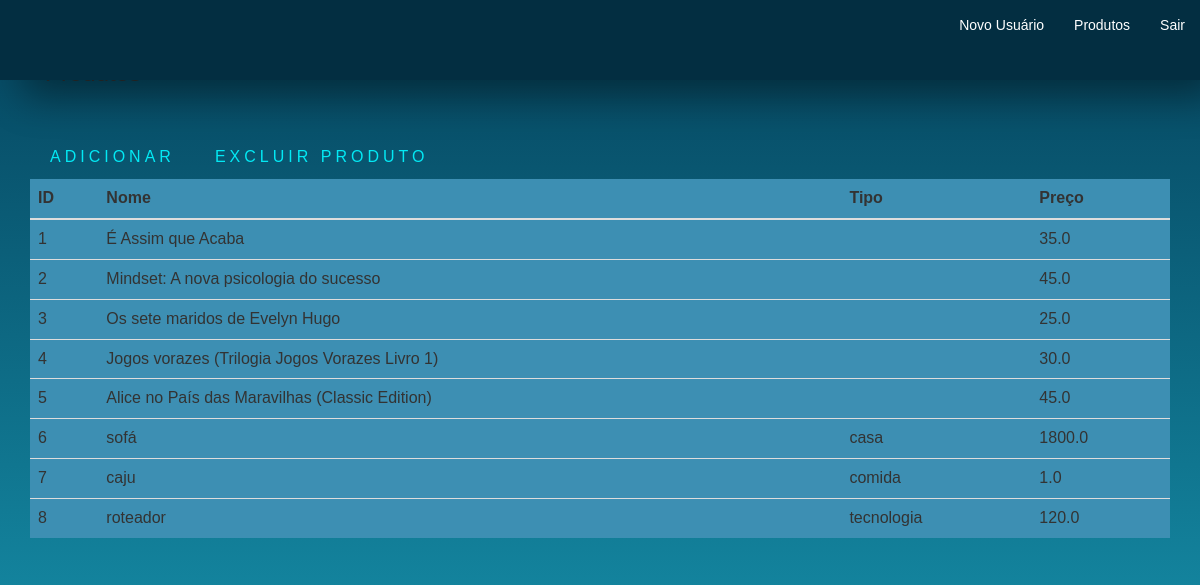
The app's page /produtos (signed in) with its own data.
### aplicacao/models/__init__.py (models this page shows)
class Produtos(db.Model):
    id = db.Column(db.Integer, primary_key=True)
    nome = db.Column(db.String(50), nullable= False)
    tipo = db.Column(db.String(200))
    preco = db.Column(db.Float, nullable= False)

### aplicacao/routers/__init__.py (the view)
@app.route("/produtos")
@login_required
def produtos():
    products = Produtos.query.all()
    return render_template('lista_produto.html', produtos=products)

### aplicacao/models/__init__.py (called while the page is built)
@login_manager.user_loader
def load_usuario(id_usuario):
    return Usuario.query.get(int(id_usuario))

### aplicacao/templates/lista_produto.html (shortened to what this page needs)
<head>
    <link rel="stylesheet" href="https://maxcdn.bootstrapcdn.com/bootstrap/3.3.7/css/bootstrap.min.css">
</head>
{% extends 'base.html' %}
{% block body %}
        <div class="container">
            <div class="page-header">
                <h3 class="box-title col-md-12 ">Produtos</h3>
            </div>
            <form method="GET" action="">
                <table class="table table-borderless table-hover" style="background-color:#3d8fb3">
                  <thead>
                    <tr>
                      <th>ID</th>
                      <th>Nome</th>
                      <th>Tipo</th>
                      <th>Preço</th>
                    </tr>
                  </thead>
                  <tbody>
                    {% for item in produtos %}
                        <tr>
                            <td>{{ item.id }}</td>
                            <td>{{ item.nome }}</td>
                            <td>{{ item.tipo }}</td>
                            <td>{{ item.preco }}</td>
                        </tr>
                    {% endfor %}
                  </tbody>
                    <a href="{{url_for('cadastro_produto')}}"> Adicionar </a>
                    <a href="{{url_for('cadastro_produto')}}">  Excluir Produto</a>
                </table>
            </form>
        </div>
{% endblock %}

### aplicacao/templates/base.html (shortened to what this page needs)
<html lang="pt-BR">
    <head>
        <link href="..\\static\css\style.css" rel="stylesheet" >
    </head>
    <body>
        {% include 'navbar.html' %}
        {% block body %}
        {% endblock %}
    </body>
</html>

### aplicacao/templates/navbar.html
<header id="topnav">
            <div class="inner">
                <nav role='navigation'>
                    <ul >
                        {% if current_user.is_authenticated %}
                            <li>
                                <a class="" href="{{url_for('cadastro_usuario')}}">
                                    Novo Usuário
                                </a>
                            </li>
                            <li>
                                <a class=""  href="{{url_for('produtos')}}">
                                    Produtos
                                </a>
                            </li>
                            <li>
                                <a class="" href="{{url_for('sair')}}">Sair</a>
                            </li>
                        {% endif %}
                    </ul>
                </nav>
            </div>
        </header>

### aplicacao/static/css/style.css (style rules this page uses)
html { height: 100%; }
body { margin:0; padding:0; height: 100%; font-family: 'Montserrat', sans-serif; background: linear-gradient(#05445E, #189AB4); }
form a { position: relative; display: inline-block; padding: 10px 20px; color: #03e9f4; font-size: 16px; text-decoration: none; text-transform: uppercase; overflow: hidden; transition: .5s; margin-top: 40px; letter-spacing: 4px }
header { position: fixed; width: 100%; height: 80px; padding-top: 0; background: #032e41; transition: 0.7s all; box-shadow: 20px 20px 38px -3px rgba(0,0,0,0.40); z-index: 100; }
li { list-style: none; }
nav { overflow: hidden; }
nav ul { float: right; }
nav li { display: inline; float: left; }
nav a { display: inline-block; color: #fff; text-decoration: none; padding: 15px; transition: 0.3s all; }

### records on screen
Produtos: id "1", nome "É Assim que Acaba", preco "35.0"
Produtos: id "2", nome "Mindset: A nova psicologia do sucesso", preco "45.0"
Produtos: id "3", nome "Os sete maridos de Evelyn Hugo", preco "25.0"
Produtos: id "4", nome "Jogos vorazes (Trilogia Jogos Vorazes Livro 1)", preco "30.0"
Produtos: id "5", nome "Alice no País das Maravilhas (Classic Edition)", preco "45.0"
Produtos: id "6", nome "sofá", tipo "casa", preco "1800.0"
Produtos: id "7", nome "caju", tipo "comida", preco "1.0"
Produtos: id "8", nome "roteador", tipo "tecnologia", preco "120.0"
